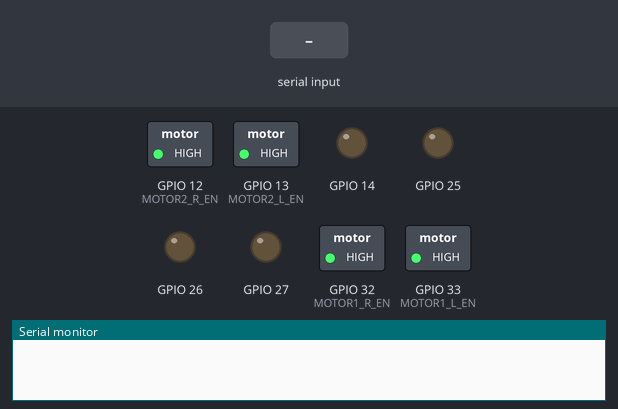
This sketch was run on a simulated ESP32. On the bench: switched loads named in the sketch (green lamp = pin HIGH), output pins drawn as LEDs (lit = HIGH), the last lines printed to the serial monitor. Inputs (shaded band) come from the test bench. Nothing arrives over Bluetooth unless stated.

Above: at 1.2 s.
1.3 s: "F" received over the second serial link
At 1.9 s:
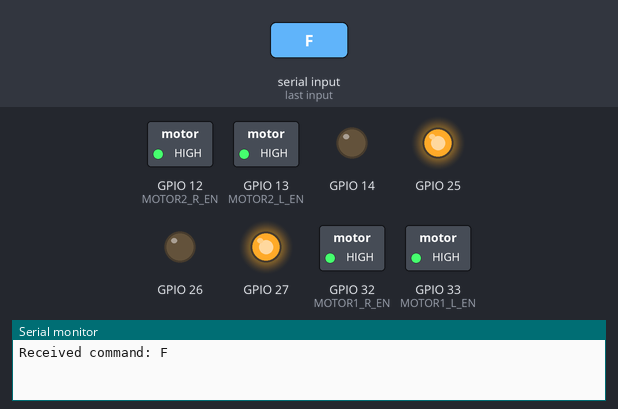
2.8 s: "B" received over the second serial link
At 4.0 s:
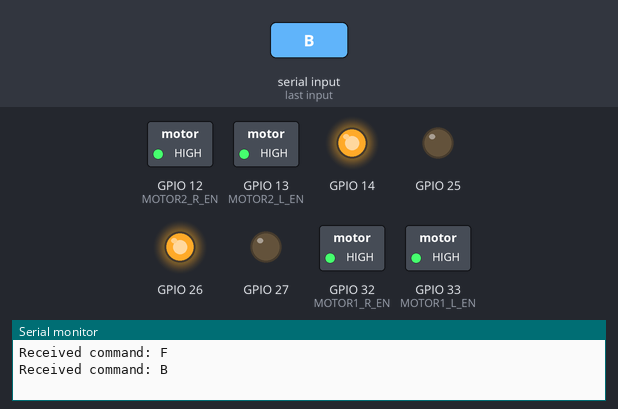
4.3 s: "L" received over the second serial link
At 5.3 s:
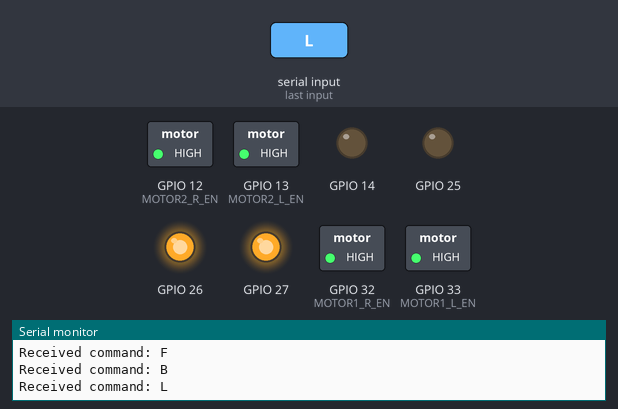
5.8 s: "R" received over the second serial link
At 6.5 s:
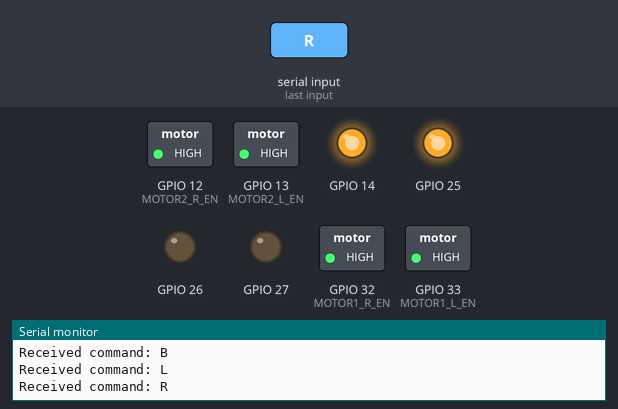
Timing chart, 0 to 8.3 s (numbered marks = the images above; inputs shaded):
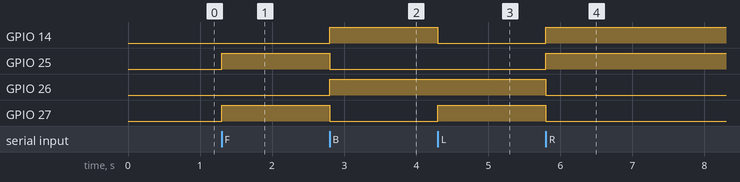

The sketch:

v1.3a.ino
```cpp
#include <BluetoothSerial.h>

// Motor control pins definitions
#define MOTOR1_RPWM 25
#define MOTOR1_LPWM 26
#define MOTOR1_R_EN 32
#define MOTOR1_L_EN 33
#define MOTOR2_RPWM 27
#define MOTOR2_LPWM 14
#define MOTOR2_R_EN 12
#define MOTOR2_L_EN 13

// PWM properties
#define MOTOR_FREQ 5000
#define MOTOR_RESOLUTION 8
#define MOTOR_SPEED 255  // Full speed for sumo bot

// Motor control channels
#define MOTOR1_RPWM_CHANNEL 0
#define MOTOR1_LPWM_CHANNEL 1
#define MOTOR2_RPWM_CHANNEL 2
#define MOTOR2_LPWM_CHANNEL 3

BluetoothSerial SerialBT;
char command;
char lastCommand = 'S'; // Store the last command, 'S' for stop initially

void stopMotors() {  // Renamed from stop() to avoid conflicts
  ledcWriteChannel(MOTOR1_RPWM_CHANNEL, 0);
  ledcWriteChannel(MOTOR1_LPWM_CHANNEL, 0);
  ledcWriteChannel(MOTOR2_RPWM_CHANNEL, 0);
  ledcWriteChannel(MOTOR2_LPWM_CHANNEL, 0);
}

void setupMotors() {
  // Enable motor driver control pins
  pinMode(MOTOR1_R_EN, OUTPUT);
  pinMode(MOTOR1_L_EN, OUTPUT);
  pinMode(MOTOR2_R_EN, OUTPUT);
  pinMode(MOTOR2_L_EN, OUTPUT);

  digitalWrite(MOTOR1_R_EN, HIGH);
  digitalWrite(MOTOR1_L_EN, HIGH);
  digitalWrite(MOTOR2_R_EN, HIGH);
  digitalWrite(MOTOR2_L_EN, HIGH);
  // Configure PWM using the correct API
  ledcAttachChannel(MOTOR1_RPWM, MOTOR_FREQ, MOTOR_RESOLUTION, MOTOR1_RPWM_CHANNEL);
  ledcAttachChannel(MOTOR1_LPWM, MOTOR_FREQ, MOTOR_RESOLUTION, MOTOR1_LPWM_CHANNEL);
  ledcAttachChannel(MOTOR2_RPWM, MOTOR_FREQ, MOTOR_RESOLUTION, MOTOR2_RPWM_CHANNEL);
  ledcAttachChannel(MOTOR2_LPWM, MOTOR_FREQ, MOTOR_RESOLUTION, MOTOR2_LPWM_CHANNEL);

  stopMotors();
}

void forward() {
  ledcWriteChannel(MOTOR1_RPWM_CHANNEL, MOTOR_SPEED);
  ledcWriteChannel(MOTOR1_LPWM_CHANNEL, 0);
  ledcWriteChannel(MOTOR2_RPWM_CHANNEL, MOTOR_SPEED);
  ledcWriteChannel(MOTOR2_LPWM_CHANNEL, 0);
}

void backward() {
  ledcWriteChannel(MOTOR1_RPWM_CHANNEL, 0);
  ledcWriteChannel(MOTOR1_LPWM_CHANNEL, MOTOR_SPEED);
  ledcWriteChannel(MOTOR2_RPWM_CHANNEL, 0);
  ledcWriteChannel(MOTOR2_LPWM_CHANNEL, MOTOR_SPEED);
}

void left() {
  ledcWriteChannel(MOTOR1_RPWM_CHANNEL, 0);
  ledcWriteChannel(MOTOR1_LPWM_CHANNEL, MOTOR_SPEED);
  ledcWriteChannel(MOTOR2_RPWM_CHANNEL, MOTOR_SPEED);
  ledcWriteChannel(MOTOR2_LPWM_CHANNEL, 0);
}

void right() {
  ledcWriteChannel(MOTOR1_RPWM_CHANNEL, MOTOR_SPEED);
  ledcWriteChannel(MOTOR1_LPWM_CHANNEL, 0);
  ledcWriteChannel(MOTOR2_RPWM_CHANNEL, 0);
  ledcWriteChannel(MOTOR2_LPWM_CHANNEL, MOTOR_SPEED);
}

void setup() {
  Serial.begin(115200);
  SerialBT.begin("SumoBot");  // Bluetooth device name
  setupMotors();
}

void loop() {
  if (SerialBT.available()) {
    command = SerialBT.read();
    Serial.print("Received command: ");
    Serial.println(command);

    // Only execute if the command has changed
    if (command != lastCommand) {
      // First stop motors only if changing direction
      if (command == 'F' || command == 'B' || command == 'L' || command == 'R' || command == 'S') {
        stopMotors();

        // Then execute the new command
        switch (command) {
          case 'F': forward(); break;
          case 'B': backward(); break;
          case 'L': left(); break;
          case 'R': right(); break;
          case 'S': /* already stopped */ break;
        }

        // Update the last command
        lastCommand = command;
      }
    }
  }
}
```

Measured:
- after the input at 1.3 s, GPIO 25, GPIO 27: LOW → HIGH at once
- after the input at 2.8 s, GPIO 14, GPIO 26: LOW → HIGH at once; GPIO 25, GPIO 27: HIGH → LOW at once
- after the input at 4.3 s, GPIO 14: HIGH → LOW at once; GPIO 27: LOW → HIGH at once
- after the input at 5.8 s, GPIO 14, GPIO 25: LOW → HIGH at once; GPIO 26, GPIO 27: HIGH → LOW at once
